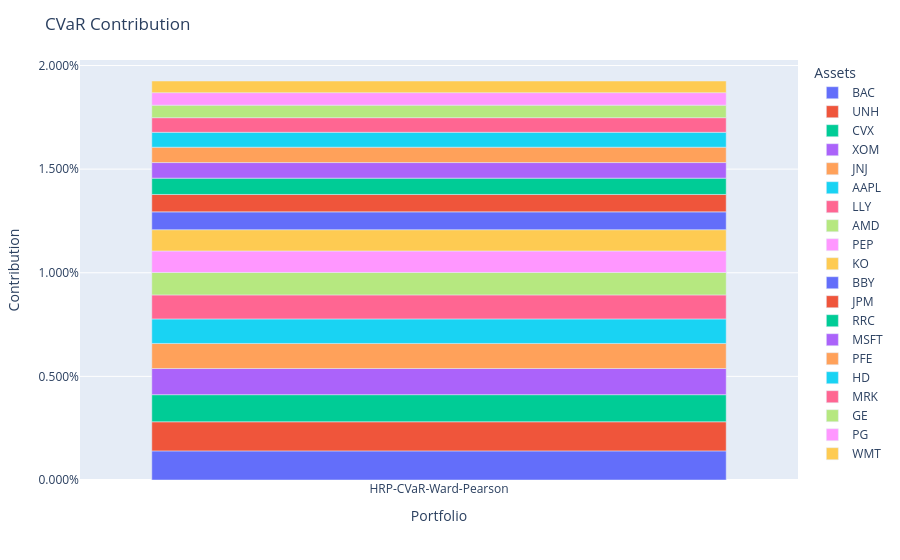

Notebook code for this chart:
### Code cell
ptf1 = model1.predict(X_train)
ptf1.plot_contribution(measure=RiskMeasure.CVAR)

### Figure 1 — Plotly figure (JSON) as saved in the notebook; plotly's stock layout.template omitted (floating-point values rounded to 4 significant figures)
{"data": [{"alignmentgroup": "True", "hovertemplate": "variable=BAC<br>index=%{x}<br>value=%{y}<extra></extra>", "legendgroup": "BAC", "marker": {"color": "#636efa", "pattern": {"shape": ""}}, "name": "BAC", "offsetgroup": "BAC", "orientation": "v", "showlegend": true, "textposition": "auto", "type": "bar", "x": ["HRP-CVaR-Ward-Pearson"], "xaxis": "x", "y": [0.001405], "yaxis": "y"}, {"alignmentgroup": "True", "hovertemplate": "variable=UNH<br>index=%{x}<br>value=%{y}<extra></extra>", "legendgroup": "UNH", "marker": {"color": "#EF553B", "pattern": {"shape": ""}}, "name": "UNH", "offsetgroup": "UNH", "orientation": "v", "showlegend": true, "textposition": "auto", "type": "bar", "x": ["HRP-CVaR-Ward-Pearson"], "xaxis": "x", "y": [0.001404], "yaxis": "y"}, {"alignmentgroup": "True", "hovertemplate": "variable=CVX<br>index=%{x}<br>value=%{y}<extra></extra>", "legendgroup": "CVX", "marker": {"color": "#00cc96", "pattern": {"shape": ""}}, "name": "CVX", "offsetgroup": "CVX", "orientation": "v", "showlegend": true, "textposition": "auto", "type": "bar", "x": ["HRP-CVaR-Ward-Pearson"], "xaxis": "x", "y": [0.001308], "yaxis": "y"}, {"alignmentgroup": "True", "hovertemplate": "variable=XOM<br>index=%{x}<br>value=%{y}<extra></extra>", "legendgroup": "XOM", "marker": {"color": "#ab63fa", "pattern": {"shape": ""}}, "name": "XOM", "offsetgroup": "XOM", "orientation": "v", "showlegend": true, "textposition": "auto", "type": "bar", "x": ["HRP-CVaR-Ward-Pearson"], "xaxis": "x", "y": [0.001262], "yaxis": "y"}, {"alignmentgroup": "True", "hovertemplate": "variable=JNJ<br>index=%{x}<br>value=%{y}<extra></extra>", "legendgroup": "JNJ", "marker": {"color": "#FFA15A", "pattern": {"shape": ""}}, "name": "JNJ", "offsetgroup": "JNJ", "orientation": "v", "showlegend": true, "textposition": "auto", "type": "bar", "x": ["HRP-CVaR-Ward-Pearson"], "xaxis": "x", "y": [0.00121], "yaxis": "y"}, {"alignmentgroup": "True", "hovertemplate": "variable=AAPL<br>index=%{x}<br>value=%{y}<extra></extra>", "legendgroup": "AAPL", "marker": {"color": "#19d3f3", "pattern": {"shape": ""}}, "name": "AAPL", "offsetgroup": "AAPL", "orientation": "v", "showlegend": true, "textposition": "auto", "type": "bar", "x": ["HRP-CVaR-Ward-Pearson"], "xaxis": "x", "y": [0.001183], "yaxis": "y"}, {"alignmentgroup": "True", "hovertemplate": "variable=LLY<br>index=%{x}<br>value=%{y}<extra></extra>", "legendgroup": "LLY", "marker": {"color": "#FF6692", "pattern": {"shape": ""}}, "name": "LLY", "offsetgroup": "LLY", "orientation": "v", "showlegend": true, "textposition": "auto", "type": "bar", "x": ["HRP-CVaR-Ward-Pearson"], "xaxis": "x", "y": [0.001159], "yaxis": "y"}, {"alignmentgroup": "True", "hovertemplate": "variable=AMD<br>index=%{x}<br>value=%{y}<extra></extra>", "legendgroup": "AMD", "marker": {"color": "#B6E880", "pattern": {"shape": ""}}, "name": "AMD", "offsetgroup": "AMD", "orientation": "v", "showlegend": true, "textposition": "auto", "type": "bar", "x": ["HRP-CVaR-Ward-Pearson"], "xaxis": "x", "y": [0.001082], "yaxis": "y"}, {"alignmentgroup": "True", "hovertemplate": "variable=PEP<br>index=%{x}<br>value=%{y}<extra></extra>", "legendgroup": "PEP", "marker": {"color": "#FF97FF", "pattern": {"shape": ""}}, "name": "PEP", "offsetgroup": "PEP", "orientation": "v", "showlegend": true, "textposition": "auto", "type": "bar", "x": ["HRP-CVaR-Ward-Pearson"], "xaxis": "x", "y": [0.001037], "yaxis": "y"}, {"alignmentgroup": "True", "hovertemplate": "variable=KO<br>index=%{x}<br>value=%{y}<extra></extra>", "legendgroup": "KO", "marker": {"color": "#FECB52", "pattern": {"shape": ""}}, "name": "KO", "offsetgroup": "KO", "orientation": "v", "showlegend": true, "textposition": "auto", "type": "bar", "x": ["HRP-CVaR-Ward-Pearson"], "xaxis": "x", "y": [0.001027], "yaxis": "y"}, {"alignmentgroup": "True", "hovertemplate": "variable=BBY<br>index=%{x}<br>value=%{y}<extra></extra>", "legendgroup": "BBY", "marker": {"color": "#636efa", "pattern": {"shape": ""}}, "name": "BBY", "offsetgroup": "BBY", "orientation": "v", "showlegend": true, "textposition": "auto", "type": "bar", "x": ["HRP-CVaR-Ward-Pearson"], "xaxis": "x", "y": [0.0008602], "yaxis": "y"}, {"alignmentgroup": "True", "hovertemplate": "variable=JPM<br>index=%{x}<br>value=%{y}<extra></extra>", "legendgroup": "JPM", "marker": {"color": "#EF553B", "pattern": {"shape": ""}}, "name": "JPM", "offsetgroup": "JPM", "orientation": "v", "showlegend": true, "textposition": "auto", "type": "bar", "x": ["HRP-CVaR-Ward-Pearson"], "xaxis": "x", "y": [0.0008397], "yaxis": "y"}, {"alignmentgroup": "True", "hovertemplate": "variable=RRC<br>index=%{x}<br>value=%{y}<extra></extra>", "legendgroup": "RRC", "marker": {"color": "#00cc96", "pattern": {"shape": ""}}, "name": "RRC", "offsetgroup": "RRC", "orientation": "v", "showlegend": true, "textposition": "auto", "type": "bar", "x": ["HRP-CVaR-Ward-Pearson"], "xaxis": "x", "y": [0.0007871], "yaxis": "y"}, {"alignmentgroup": "True", "hovertemplate": "variable=MSFT<br>index=%{x}<br>value=%{y}<extra></extra>", "legendgroup": "MSFT", "marker": {"color": "#ab63fa", "pattern": {"shape": ""}}, "name": "MSFT", "offsetgroup": "MSFT", "orientation": "v", "showlegend": true, "textposition": "auto", "type": "bar", "x": ["HRP-CVaR-Ward-Pearson"], "xaxis": "x", "y": [0.0007518], "yaxis": "y"}, {"alignmentgroup": "True", "hovertemplate": "variable=PFE<br>index=%{x}<br>value=%{y}<extra></extra>", "legendgroup": "PFE", "marker": {"color": "#FFA15A", "pattern": {"shape": ""}}, "name": "PFE", "offsetgroup": "PFE", "orientation": "v", "showlegend": true, "textposition": "auto", "type": "bar", "x": ["HRP-CVaR-Ward-Pearson"], "xaxis": "x", "y": [0.0007417], "yaxis": "y"}, {"alignmentgroup": "True", "hovertemplate": "variable=HD<br>index=%{x}<br>value=%{y}<extra></extra>", "legendgroup": "HD", "marker": {"color": "#19d3f3", "pattern": {"shape": ""}}, "name": "HD", "offsetgroup": "HD", "orientation": "v", "showlegend": true, "textposition": "auto", "type": "bar", "x": ["HRP-CVaR-Ward-Pearson"], "xaxis": "x", "y": [0.0007184], "yaxis": "y"}, {"alignmentgroup": "True", "hovertemplate": "variable=MRK<br>index=%{x}<br>value=%{y}<extra></extra>", "legendgroup": "MRK", "marker": {"color": "#FF6692", "pattern": {"shape": ""}}, "name": "MRK", "offsetgroup": "MRK", "orientation": "v", "showlegend": true, "textposition": "auto", "type": "bar", "x": ["HRP-CVaR-Ward-Pearson"], "xaxis": "x", "y": [0.0007059], "yaxis": "y"}, {"alignmentgroup": "True", "hovertemplate": "variable=GE<br>index=%{x}<br>value=%{y}<extra></extra>", "legendgroup": "GE", "marker": {"color": "#B6E880", "pattern": {"shape": ""}}, "name": "GE", "offsetgroup": "GE", "orientation": "v", "showlegend": true, "textposition": "auto", "type": "bar", "x": ["HRP-CVaR-Ward-Pearson"], "xaxis": "x", "y": [0.0006045], "yaxis": "y"}, {"alignmentgroup": "True", "hovertemplate": "variable=PG<br>index=%{x}<br>value=%{y}<extra></extra>", "legendgroup": "PG", "marker": {"color": "#FF97FF", "pattern": {"shape": ""}}, "name": "PG", "offsetgroup": "PG", "orientation": "v", "showlegend": true, "textposition": "auto", "type": "bar", "x": ["HRP-CVaR-Ward-Pearson"], "xaxis": "x", "y": [0.0006025], "yaxis": "y"}, {"alignmentgroup": "True", "hovertemplate": "variable=WMT<br>index=%{x}<br>value=%{y}<extra></extra>", "legendgroup": "WMT", "marker": {"color": "#FECB52", "pattern": {"shape": ""}}, "name": "WMT", "offsetgroup": "WMT", "orientation": "v", "showlegend": true, "textposition": "auto", "type": "bar", "x": ["HRP-CVaR-Ward-Pearson"], "xaxis": "x", "y": [0.0005626], "yaxis": "y"}], "layout": {"barmode": "relative", "legend": {"title": {"text": "Assets"}, "tracegroupgap": 0}, "margin": {"t": 60}, "title": {"text": "CVaR Contribution"}, "xaxis": {"anchor": "y", "domain": [0, 1], "title": {"text": "Portfolio"}}, "yaxis": {"anchor": "x", "domain": [0, 1], "tickformat": ",.3%", "title": {"text": "Contribution"}}}}
